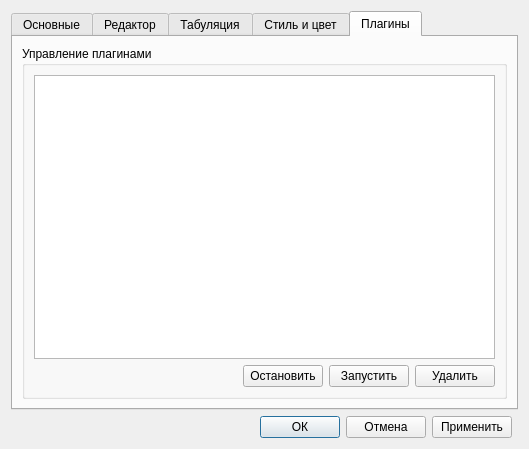
<?xml version="1.0" encoding="UTF-8"?>
<ui version="4.0">
 <class>ViewPreferencesDialog</class>
 <widget class="QDialog" name="ViewPreferencesDialog">
  <property name="geometry">
   <rect>
    <x>0</x>
    <y>0</y>
    <width>499</width>
    <height>449</height>
   </rect>
  </property>
  <property name="windowTitle">
   <string>Настройки</string>
  </property>
  <layout class="QGridLayout" name="gridLayout">
   <item row="1" column="1">
    <widget class="QPushButton" name="buttonOk">
     <property name="text">
      <string>ОК</string>
     </property>
    </widget>
   </item>
   <item row="0" column="0" colspan="5">
    <widget class="QTabWidget" name="tabWidget">
     <property name="currentIndex">
      <number>4</number>
     </property>
     <widget class="QWidget" name="tab_1">
      <property name="accessibleName">
       <string/>
      </property>
      <attribute name="title">
       <string>Основные</string>
      </attribute>
      <layout class="QGridLayout" name="gridLayout_2">
       <item row="0" column="0">
        <layout class="QVBoxLayout" name="verticalLayout_2">
         <item>
          <widget class="QGroupBox" name="groupBox">
           <property name="title">
            <string>Привязка к расширению</string>
           </property>
           <widget class="QCheckBox" name="setupCheckBox">
            <property name="geometry">
             <rect>
              <x>10</x>
              <y>20</y>
              <width>281</width>
              <height>17</height>
             </rect>
            </property>
            <property name="text">
             <string>Установить привязку для файла проекта (*.rdox)</string>
            </property>
           </widget>
           <widget class="QCheckBox" name="checkInFutureCheckBox">
            <property name="geometry">
             <rect>
              <x>10</x>
              <y>40</y>
              <width>141</width>
              <height>17</height>
             </rect>
            </property>
            <property name="text">
             <string>Проверять в будущем</string>
            </property>
           </widget>
          </widget>
         </item>
         <item>
          <spacer name="verticalSpacer_3">
           <property name="orientation">
            <enum>Qt::Vertical</enum>
           </property>
           <property name="sizeType">
            <enum>QSizePolicy::Maximum</enum>
           </property>
           <property name="sizeHint" stdset="0">
            <size>
             <width>20</width>
             <height>10</height>
            </size>
           </property>
          </spacer>
         </item>
         <item>
          <widget class="QCheckBox" name="openLastProjectCheckBox">
           <property name="text">
            <string>Открывать последний проект при старте</string>
           </property>
          </widget>
         </item>
         <item>
          <widget class="QCheckBox" name="showFullNameCheckBox">
           <property name="text">
            <string>Показывать полное имя проекта в заголовке</string>
           </property>
          </widget>
         </item>
        </layout>
       </item>
       <item row="1" column="0">
        <spacer name="verticalSpacer_2">
         <property name="orientation">
          <enum>Qt::Vertical</enum>
         </property>
         <property name="sizeType">
          <enum>QSizePolicy::Minimum</enum>
         </property>
         <property name="sizeHint" stdset="0">
          <size>
           <width>20</width>
           <height>220</height>
          </size>
         </property>
        </spacer>
       </item>
      </layout>
     </widget>
     <widget class="QWidget" name="tab_2">
      <attribute name="title">
       <string>Редактор</string>
      </attribute>
      <layout class="QVBoxLayout" name="verticalLayout">
       <item>
        <layout class="QHBoxLayout" name="horizontalLayout">
         <item>
          <widget class="QGroupBox" name="groupBoxAutoComplete">
           <property name="sizePolicy">
            <sizepolicy hsizetype="Expanding" vsizetype="Expanding">
             <horstretch>0</horstretch>
             <verstretch>0</verstretch>
            </sizepolicy>
           </property>
           <property name="minimumSize">
            <size>
             <width>200</width>
             <height>100</height>
            </size>
           </property>
           <property name="title">
            <string>Авто-завершение</string>
           </property>
           <widget class="QCheckBox" name="checkBoxCodeCompUse">
            <property name="geometry">
             <rect>
              <x>10</x>
              <y>20</y>
              <width>171</width>
              <height>17</height>
             </rect>
            </property>
            <property name="sizePolicy">
             <sizepolicy hsizetype="Expanding" vsizetype="Fixed">
              <horstretch>0</horstretch>
              <verstretch>0</verstretch>
             </sizepolicy>
            </property>
            <property name="text">
             <string>Включить</string>
            </property>
           </widget>
           <widget class="QRadioButton" name="radioButtonFullList">
            <property name="geometry">
             <rect>
              <x>20</x>
              <y>50</y>
              <width>131</width>
              <height>17</height>
             </rect>
            </property>
            <property name="text">
             <string>Полный список</string>
            </property>
           </widget>
           <widget class="QRadioButton" name="radioButtonNearestWords">
            <property name="geometry">
             <rect>
              <x>20</x>
              <y>70</y>
              <width>171</width>
              <height>17</height>
             </rect>
            </property>
            <property name="sizePolicy">
             <sizepolicy hsizetype="Expanding" vsizetype="Fixed">
              <horstretch>0</horstretch>
              <verstretch>0</verstretch>
             </sizepolicy>
            </property>
            <property name="text">
             <string>Только ближайшие слова</string>
            </property>
           </widget>
          </widget>
         </item>
         <item>
          <widget class="QGroupBox" name="groupBoxLeft">
           <property name="sizePolicy">
            <sizepolicy hsizetype="Expanding" vsizetype="Expanding">
             <horstretch>0</horstretch>
             <verstretch>0</verstretch>
            </sizepolicy>
           </property>
           <property name="minimumSize">
            <size>
             <width>200</width>
             <height>100</height>
            </size>
           </property>
           <property name="title">
            <string>Слева</string>
           </property>
           <widget class="QCheckBox" name="checkBoxMarginFold">
            <property name="geometry">
             <rect>
              <x>10</x>
              <y>20</y>
              <width>281</width>
              <height>17</height>
             </rect>
            </property>
            <property name="text">
             <string>Выводить группы</string>
            </property>
           </widget>
           <widget class="QCheckBox" name="checkBoxMarginBookmark">
            <property name="geometry">
             <rect>
              <x>10</x>
              <y>40</y>
              <width>281</width>
              <height>17</height>
             </rect>
            </property>
            <property name="text">
             <string>Выводить закладки</string>
            </property>
           </widget>
           <widget class="QCheckBox" name="checkBoxMarginLineNum">
            <property name="geometry">
             <rect>
              <x>10</x>
              <y>60</y>
              <width>301</width>
              <height>21</height>
             </rect>
            </property>
            <property name="sizePolicy">
             <sizepolicy hsizetype="Expanding" vsizetype="Fixed">
              <horstretch>0</horstretch>
              <verstretch>0</verstretch>
             </sizepolicy>
            </property>
            <property name="text">
             <string>Выводить номера строк</string>
            </property>
           </widget>
          </widget>
         </item>
        </layout>
       </item>
       <item>
        <spacer name="verticalSpacer">
         <property name="orientation">
          <enum>Qt::Vertical</enum>
         </property>
         <property name="sizeType">
          <enum>QSizePolicy::Expanding</enum>
         </property>
         <property name="sizeHint" stdset="0">
          <size>
           <width>20</width>
           <height>173</height>
          </size>
         </property>
        </spacer>
       </item>
      </layout>
     </widget>
     <widget class="QWidget" name="tab_3">
      <attribute name="title">
       <string>Табуляция</string>
      </attribute>
      <layout class="QGridLayout" name="gridLayout_3">
       <item row="0" column="0">
        <widget class="QGroupBox" name="groupBox_2">
         <property name="title">
          <string/>
         </property>
         <layout class="QGridLayout" name="gridLayout_4">
          <item row="0" column="0">
           <layout class="QHBoxLayout" name="horizontalLayout_4">
            <item>
             <layout class="QVBoxLayout" name="verticalLayout_3">
              <property name="sizeConstraint">
               <enum>QLayout::SetMinimumSize</enum>
              </property>
              <item>
               <layout class="QHBoxLayout" name="horizontalLayout_2">
                <item>
                 <widget class="QLabel" name="tabSizeLabel">
                  <property name="sizePolicy">
                   <sizepolicy hsizetype="Fixed" vsizetype="Preferred">
                    <horstretch>0</horstretch>
                    <verstretch>0</verstretch>
                   </sizepolicy>
                  </property>
                  <property name="text">
                   <string>Размер табуляции</string>
                  </property>
                 </widget>
                </item>
                <item>
                 <spacer name="horizontalSpacer_3">
                  <property name="orientation">
                   <enum>Qt::Horizontal</enum>
                  </property>
                  <property name="sizeHint" stdset="0">
                   <size>
                    <width>40</width>
                    <height>20</height>
                   </size>
                  </property>
                 </spacer>
                </item>
                <item>
                 <widget class="QLineEdit" name="tabSizeLineEdit">
                  <property name="sizePolicy">
                   <sizepolicy hsizetype="Fixed" vsizetype="Fixed">
                    <horstretch>0</horstretch>
                    <verstretch>0</verstretch>
                   </sizepolicy>
                  </property>
                  <property name="maximumSize">
                   <size>
                    <width>70</width>
                    <height>16777215</height>
                   </size>
                  </property>
                 </widget>
                </item>
               </layout>
              </item>
              <item>
               <layout class="QHBoxLayout" name="horizontalLayout_3">
                <item>
                 <widget class="QLabel" name="indentSizeLabel">
                  <property name="text">
                   <string>Размер отступа</string>
                  </property>
                 </widget>
                </item>
                <item>
                 <spacer name="horizontalSpacer_2">
                  <property name="orientation">
                   <enum>Qt::Horizontal</enum>
                  </property>
                  <property name="sizeHint" stdset="0">
                   <size>
                    <width>40</width>
                    <height>20</height>
                   </size>
                  </property>
                 </spacer>
                </item>
                <item>
                 <widget class="QLineEdit" name="indentSizeLineEdit">
                  <property name="minimumSize">
                   <size>
                    <width>70</width>
                    <height>0</height>
                   </size>
                  </property>
                  <property name="maximumSize">
                   <size>
                    <width>70</width>
                    <height>16777215</height>
                   </size>
                  </property>
                 </widget>
                </item>
               </layout>
              </item>
             </layout>
            </item>
            <item>
             <layout class="QVBoxLayout" name="verticalLayout_4">
              <item>
               <widget class="QCheckBox" name="useTabSymbolCheckBox">
                <property name="text">
                 <string>Использовать символ табуляции (не пробел)</string>
                </property>
               </widget>
              </item>
              <item>
               <widget class="QCheckBox" name="indentAsTabcheckBox">
                <property name="text">
                 <string>Отступ через табуляцию</string>
                </property>
               </widget>
              </item>
             </layout>
            </item>
           </layout>
          </item>
          <item row="1" column="0">
           <layout class="QVBoxLayout" name="verticalLayout_6">
            <item>
             <layout class="QVBoxLayout" name="verticalLayout_5">
              <item>
               <widget class="QRadioButton" name="eraseWithTabRadioButton">
                <property name="text">
                 <string>Стирать табуляцией</string>
                </property>
               </widget>
              </item>
              <item>
               <widget class="QRadioButton" name="eraseWithIndentRadioButton">
                <property name="text">
                 <string>Стирать отступом</string>
                </property>
               </widget>
              </item>
             </layout>
            </item>
            <item>
             <widget class="QCheckBox" name="autoIndentCheckBox">
              <property name="text">
               <string>Авто-отступ</string>
              </property>
             </widget>
            </item>
           </layout>
          </item>
         </layout>
        </widget>
       </item>
       <item row="1" column="0">
        <spacer name="verticalSpacer_4">
         <property name="orientation">
          <enum>Qt::Vertical</enum>
         </property>
         <property name="sizeType">
          <enum>QSizePolicy::Minimum</enum>
         </property>
         <property name="sizeHint" stdset="0">
          <size>
           <width>20</width>
           <height>180</height>
          </size>
         </property>
        </spacer>
       </item>
      </layout>
     </widget>
     <widget class="QWidget" name="tab_4">
      <attribute name="title">
       <string>Стиль и цвет</string>
      </attribute>
      <layout class="QGridLayout" name="gridLayout_5">
       <item row="4" column="1" colspan="2">
        <widget class="QStackedWidget" name="stackedWidget">
         <property name="minimumSize">
          <size>
           <width>0</width>
           <height>90</height>
          </size>
         </property>
         <property name="currentIndex">
          <number>0</number>
         </property>
         <widget class="QWidget" name="pageRoot">
          <layout class="QGridLayout" name="gridLayout_7">
           <item row="1" column="0">
            <layout class="QHBoxLayout" name="horizontalLayout_15">
             <item>
              <widget class="QLabel" name="label_12">
               <property name="text">
                <string>Показать как</string>
               </property>
              </widget>
             </item>
             <item>
              <widget class="QComboBox" name="switchPreviewComboBox">
               <property name="minimumSize">
                <size>
                 <width>100</width>
                 <height>0</height>
                </size>
               </property>
              </widget>
             </item>
             <item>
              <spacer name="horizontalSpacer_7">
               <property name="orientation">
                <enum>Qt::Horizontal</enum>
               </property>
               <property name="sizeHint" stdset="0">
                <size>
                 <width>40</width>
                 <height>20</height>
                </size>
               </property>
              </spacer>
             </item>
            </layout>
           </item>
           <item row="0" column="0">
            <spacer name="verticalSpacer_5">
             <property name="orientation">
              <enum>Qt::Vertical</enum>
             </property>
             <property name="sizeHint" stdset="0">
              <size>
               <width>20</width>
               <height>40</height>
              </size>
             </property>
            </spacer>
           </item>
          </layout>
         </widget>
         <widget class="QWidget" name="pageText">
          <layout class="QGridLayout" name="gridLayout_6">
           <item row="0" column="0">
            <layout class="QHBoxLayout" name="horizontalLayout_9">
             <item>
              <widget class="QCheckBox" name="wordWrapEditorCheckBox">
               <property name="text">
                <string>Перенос слов</string>
               </property>
              </widget>
             </item>
             <item>
              <widget class="QCheckBox" name="horzScrollEditorCheckBox">
               <property name="text">
                <string>Горизонтальная прокрутка</string>
               </property>
              </widget>
             </item>
            </layout>
           </item>
           <item row="1" column="0">
            <layout class="QHBoxLayout" name="horizontalLayout_16">
             <item>
              <layout class="QHBoxLayout" name="horizontalLayout_17">
               <item>
                <widget class="QLabel" name="label_9">
                 <property name="text">
                  <string>Группа</string>
                 </property>
                </widget>
               </item>
               <item>
                <widget class="QComboBox" name="foldComboBox">
                 <property name="minimumSize">
                  <size>
                   <width>110</width>
                   <height>0</height>
                  </size>
                 </property>
                </widget>
               </item>
              </layout>
             </item>
             <item>
              <layout class="QHBoxLayout" name="horizontalLayout_18">
               <item>
                <widget class="QLabel" name="label_11">
                 <property name="text">
                  <string>Закладка</string>
                 </property>
                </widget>
               </item>
               <item>
                <widget class="QComboBox" name="bookmarkComboBox">
                 <property name="minimumSize">
                  <size>
                   <width>90</width>
                   <height>0</height>
                  </size>
                 </property>
                </widget>
               </item>
              </layout>
             </item>
            </layout>
           </item>
           <item row="2" column="0">
            <widget class="QCheckBox" name="commentCheckBox">
             <property name="text">
              <string>Группа для комментариев</string>
             </property>
            </widget>
           </item>
           <item row="3" column="0">
            <spacer name="verticalSpacer_11">
             <property name="orientation">
              <enum>Qt::Vertical</enum>
             </property>
             <property name="sizeHint" stdset="0">
              <size>
               <width>20</width>
               <height>40</height>
              </size>
             </property>
            </spacer>
           </item>
          </layout>
         </widget>
         <widget class="QWidget" name="pageCompile">
          <layout class="QGridLayout" name="gridLayout_8">
           <item row="0" column="0">
            <layout class="QHBoxLayout" name="horizontalLayout_19">
             <item>
              <widget class="QCheckBox" name="wordWrapBuildCheckBox">
               <property name="text">
                <string>Перенос слов</string>
               </property>
              </widget>
             </item>
             <item>
              <widget class="QCheckBox" name="horzScrollBuildCheckBox">
               <property name="text">
                <string>Горизонтальная прокрутка</string>
               </property>
              </widget>
             </item>
            </layout>
           </item>
           <item row="2" column="0">
            <spacer name="verticalSpacer_6">
             <property name="orientation">
              <enum>Qt::Vertical</enum>
             </property>
             <property name="sizeHint" stdset="0">
              <size>
               <width>20</width>
               <height>40</height>
              </size>
             </property>
            </spacer>
           </item>
           <item row="1" column="0">
            <widget class="QCheckBox" name="warningCheckBox">
             <property name="text">
              <string>Вывод предупреждений</string>
             </property>
            </widget>
           </item>
          </layout>
         </widget>
         <widget class="QWidget" name="pageDebug">
          <layout class="QGridLayout" name="gridLayout_9">
           <item row="0" column="0">
            <layout class="QHBoxLayout" name="horizontalLayout_20">
             <item>
              <widget class="QCheckBox" name="wordWrapDebugCheckBox">
               <property name="text">
                <string>Перенос слов</string>
               </property>
              </widget>
             </item>
             <item>
              <widget class="QCheckBox" name="horzScrollDebugCheckBox">
               <property name="text">
                <string>Горизонтальная прокрутка</string>
               </property>
              </widget>
             </item>
            </layout>
           </item>
           <item row="1" column="0">
            <spacer name="verticalSpacer_7">
             <property name="orientation">
              <enum>Qt::Vertical</enum>
             </property>
             <property name="sizeHint" stdset="0">
              <size>
               <width>20</width>
               <height>40</height>
              </size>
             </property>
            </spacer>
           </item>
          </layout>
         </widget>
         <widget class="QWidget" name="pageTrace">
          <layout class="QGridLayout" name="gridLayout_10">
           <item row="0" column="1">
            <layout class="QHBoxLayout" name="horizontalLayout_22">
             <item>
              <widget class="QLabel" name="label_14">
               <property name="text">
                <string>Горизонт. отступ</string>
               </property>
              </widget>
             </item>
             <item>
              <widget class="QLineEdit" name="horzIndentLineEdit"/>
             </item>
            </layout>
           </item>
           <item row="0" column="0">
            <layout class="QHBoxLayout" name="horizontalLayout_21">
             <item>
              <widget class="QLabel" name="label_13">
               <property name="text">
                <string>Верт. отступ</string>
               </property>
              </widget>
             </item>
             <item>
              <widget class="QLineEdit" name="vertIndentLineEdit"/>
             </item>
            </layout>
           </item>
           <item row="1" column="0">
            <spacer name="verticalSpacer_8">
             <property name="orientation">
              <enum>Qt::Vertical</enum>
             </property>
             <property name="sizeHint" stdset="0">
              <size>
               <width>20</width>
               <height>40</height>
              </size>
             </property>
            </spacer>
           </item>
          </layout>
         </widget>
         <widget class="QWidget" name="pageResult">
          <layout class="QGridLayout" name="gridLayout_11">
           <item row="0" column="0">
            <layout class="QHBoxLayout" name="horizontalLayout_23">
             <item>
              <widget class="QCheckBox" name="wordWrapResultsCheckBox">
               <property name="text">
                <string>Перенос слов</string>
               </property>
              </widget>
             </item>
             <item>
              <widget class="QCheckBox" name="horzScrollResultsCheckBox">
               <property name="text">
                <string>Горизонтальная прокрутка</string>
               </property>
              </widget>
             </item>
            </layout>
           </item>
           <item row="1" column="0">
            <spacer name="verticalSpacer_9">
             <property name="orientation">
              <enum>Qt::Vertical</enum>
             </property>
             <property name="sizeHint" stdset="0">
              <size>
               <width>20</width>
               <height>44</height>
              </size>
             </property>
            </spacer>
           </item>
          </layout>
         </widget>
         <widget class="QWidget" name="pageSearch">
          <layout class="QGridLayout" name="gridLayout_12">
           <item row="0" column="0">
            <layout class="QHBoxLayout" name="horizontalLayout_24">
             <item>
              <widget class="QCheckBox" name="wordWrapFindCheckBox">
               <property name="text">
                <string>Перенос слов</string>
               </property>
              </widget>
             </item>
             <item>
              <widget class="QCheckBox" name="horzScrollFindCheckBox">
               <property name="text">
                <string>Горизонтальная прокрутка</string>
               </property>
              </widget>
             </item>
            </layout>
           </item>
           <item row="1" column="0">
            <spacer name="verticalSpacer_10">
             <property name="orientation">
              <enum>Qt::Vertical</enum>
             </property>
             <property name="sizeHint" stdset="0">
              <size>
               <width>20</width>
               <height>44</height>
              </size>
             </property>
            </spacer>
           </item>
          </layout>
         </widget>
         <widget class="QWidget" name="pageChart">
          <layout class="QGridLayout" name="gridLayout_13">
           <item row="0" column="0">
            <layout class="QHBoxLayout" name="horizontalLayout_26">
             <item>
              <widget class="QLabel" name="label_15">
               <property name="text">
                <string>Заголовок</string>
               </property>
              </widget>
             </item>
             <item>
              <widget class="QComboBox" name="titleComboBox">
               <item>
                <property name="text">
                 <string>8</string>
                </property>
               </item>
               <item>
                <property name="text">
                 <string>9</string>
                </property>
               </item>
               <item>
                <property name="text">
                 <string>10</string>
                </property>
               </item>
               <item>
                <property name="text">
                 <string>11</string>
                </property>
               </item>
               <item>
                <property name="text">
                 <string>12</string>
                </property>
               </item>
               <item>
                <property name="text">
                 <string>14</string>
                </property>
               </item>
               <item>
                <property name="text">
                 <string>16</string>
                </property>
               </item>
               <item>
                <property name="text">
                 <string>18</string>
                </property>
               </item>
               <item>
                <property name="text">
                 <string>20</string>
                </property>
               </item>
               <item>
                <property name="text">
                 <string>22</string>
                </property>
               </item>
               <item>
                <property name="text">
                 <string>24</string>
                </property>
               </item>
               <item>
                <property name="text">
                 <string>26</string>
                </property>
               </item>
               <item>
                <property name="text">
                 <string>28</string>
                </property>
               </item>
               <item>
                <property name="text">
                 <string>36</string>
                </property>
               </item>
               <item>
                <property name="text">
                 <string>48</string>
                </property>
               </item>
               <item>
                <property name="text">
                 <string>72</string>
                </property>
               </item>
              </widget>
             </item>
            </layout>
           </item>
           <item row="0" column="1">
            <layout class="QHBoxLayout" name="horizontalLayout_27">
             <item>
              <spacer name="horizontalSpacer_8">
               <property name="orientation">
                <enum>Qt::Horizontal</enum>
               </property>
               <property name="sizeHint" stdset="0">
                <size>
                 <width>40</width>
                 <height>20</height>
                </size>
               </property>
              </spacer>
             </item>
             <item>
              <widget class="QLabel" name="label_16">
               <property name="text">
                <string>Легенда</string>
               </property>
              </widget>
             </item>
             <item>
              <widget class="QComboBox" name="legendComboBox">
               <item>
                <property name="text">
                 <string>8</string>
                </property>
               </item>
               <item>
                <property name="text">
                 <string>9</string>
                </property>
               </item>
               <item>
                <property name="text">
                 <string>10</string>
                </property>
               </item>
               <item>
                <property name="text">
                 <string>11</string>
                </property>
               </item>
               <item>
                <property name="text">
                 <string>12</string>
                </property>
               </item>
               <item>
                <property name="text">
                 <string>14</string>
                </property>
               </item>
               <item>
                <property name="text">
                 <string>16</string>
                </property>
               </item>
               <item>
                <property name="text">
                 <string>18</string>
                </property>
               </item>
               <item>
                <property name="text">
                 <string>20</string>
                </property>
               </item>
               <item>
                <property name="text">
                 <string>22</string>
                </property>
               </item>
               <item>
                <property name="text">
                 <string>24</string>
                </property>
               </item>
               <item>
                <property name="text">
                 <string>26</string>
                </property>
               </item>
               <item>
                <property name="text">
                 <string>28</string>
                </property>
               </item>
               <item>
                <property name="text">
                 <string>36</string>
                </property>
               </item>
               <item>
                <property name="text">
                 <string>48</string>
                </property>
               </item>
               <item>
                <property name="text">
                 <string>72</string>
                </property>
               </item>
              </widget>
             </item>
            </layout>
           </item>
           <item row="1" column="0" colspan="2">
            <layout class="QHBoxLayout" name="horizontalLayout_25">
             <item>
              <widget class="QLabel" name="label_17">
               <property name="text">
                <string>Минимальный интервал между значениями</string>
               </property>
              </widget>
             </item>
             <item>
              <widget class="QLineEdit" name="tickWidthLineEdit">
               <property name="maximumSize">
                <size>
                 <width>50</width>
                 <height>16777215</height>
                </size>
               </property>
              </widget>
             </item>
            </layout>
           </item>
           <item row="0" column="2">
            <spacer name="horizontalSpacer_6">
             <property name="orientation">
              <enum>Qt::Horizontal</enum>
             </property>
             <property name="sizeHint" stdset="0">
              <size>
               <width>40</width>
               <height>20</height>
              </size>
             </property>
            </spacer>
           </item>
          </layout>
         </widget>
         <widget class="QWidget" name="pageAnimation"/>
        </widget>
       </item>
       <item row="0" column="1">
        <layout class="QHBoxLayout" name="horizontalLayout_7">
         <item>
          <widget class="QLabel" name="label_3">
           <property name="text">
            <string>Тема</string>
           </property>
          </widget>
         </item>
         <item>
          <spacer name="horizontalSpacer_4">
           <property name="orientation">
            <enum>Qt::Horizontal</enum>
           </property>
           <property name="sizeHint" stdset="0">
            <size>
             <width>13</width>
             <height>17</height>
            </size>
           </property>
          </spacer>
         </item>
         <item>
          <widget class="QComboBox" name="themeComboBox">
           <property name="minimumSize">
            <size>
             <width>160</width>
             <height>0</height>
            </size>
           </property>
          </widget>
         </item>
        </layout>
       </item>
       <item row="1" column="1" colspan="2">
        <layout class="QHBoxLayout" name="horizontalLayout_8">
         <item>
          <widget class="QFontComboBox" name="fontComboBox">
           <property name="minimumSize">
            <size>
             <width>200</width>
             <height>0</height>
            </size>
           </property>
          </widget>
         </item>
         <item>
          <widget class="QComboBox" name="fontSizeComboBox">
           <property name="minimumSize">
            <size>
             <width>90</width>
             <height>0</height>
            </size>
           </property>
           <item>
            <property name="text">
             <string>8</string>
            </property>
           </item>
           <item>
            <property name="text">
             <string>9</string>
            </property>
           </item>
           <item>
            <property name="text">
             <string>10</string>
            </property>
           </item>
           <item>
            <property name="text">
             <string>11</string>
            </property>
           </item>
           <item>
            <property name="text">
             <string>12</string>
            </property>
           </item>
           <item>
            <property name="text">
             <string>14</string>
            </property>
           </item>
           <item>
            <property name="text">
             <string>16</string>
            </property>
           </item>
           <item>
            <property name="text">
             <string>18</string>
            </property>
           </item>
           <item>
            <property name="text">
             <string>20</string>
            </property>
           </item>
           <item>
            <property name="text">
             <string>22</string>
            </property>
           </item>
           <item>
            <property name="text">
             <string>24</string>
            </property>
           </item>
           <item>
            <property name="text">
             <string>26</string>
            </property>
           </item>
           <item>
            <property name="text">
             <string>28</string>
            </property>
           </item>
           <item>
            <property name="text">
             <string>36</string>
            </property>
           </item>
           <item>
            <property name="text">
             <string>48</string>
            </property>
           </item>
           <item>
            <property name="text">
             <string>72</string>
            </property>
           </item>
          </widget>
         </item>
        </layout>
       </item>
       <item row="2" column="1">
        <layout class="QHBoxLayout" name="horizontalLayout_5">
         <item>
          <widget class="QLabel" name="label_4">
           <property name="text">
            <string>Текст</string>
           </property>
          </widget>
         </item>
         <item>
          <widget class="QComboBox" name="fgColorComboBox">
           <property name="minimumSize">
            <size>
             <width>115</width>
             <height>0</height>
            </size>
           </property>
          </widget>
         </item>
         <item>
          <widget class="QToolButton" name="fgColorToolButton">
           <property name="text">
            <string>...</string>
           </property>
          </widget>
         </item>
        </layout>
       </item>
       <item row="0" column="0" rowspan="5">
        <widget class="QTreeWidget" name="treeWidget">
         <property name="horizontalScrollBarPolicy">
          <enum>Qt::ScrollBarAsNeeded</enum>
         </property>
         <attribute name="headerVisible">
          <bool>false</bool>
         </attribute>
         <column>
          <property name="text">
           <string/>
          </property>
         </column>
        </widget>
       </item>
       <item row="2" column="2" rowspan="2">
        <layout class="QVBoxLayout" name="verticalLayout_7">
         <item>
          <widget class="QCheckBox" name="boldCheckBox">
           <property name="text">
            <string>Утолстить</string>
           </property>
          </widget>
         </item>
         <item>
          <widget class="QCheckBox" name="italicCheckBox">
           <property name="text">
            <string>Наклонить</string>
           </property>
          </widget>
         </item>
         <item>
          <widget class="QCheckBox" name="underlineCheckBox">
           <property name="text">
            <string>Подчеркнуть</string>
           </property>
          </widget>
         </item>
        </layout>
       </item>
       <item row="3" column="1">
        <layout class="QHBoxLayout" name="horizontalLayout_6">
         <item>
          <widget class="QLabel" name="label_5">
           <property name="text">
            <string>Фон</string>
           </property>
          </widget>
         </item>
         <item>
          <widget class="QComboBox" name="bgColorComboBox">
           <property name="minimumSize">
            <size>
             <width>115</width>
             <height>0</height>
            </size>
           </property>
          </widget>
         </item>
         <item>
          <widget class="QToolButton" name="bgColorToolButton">
           <property name="text">
            <string>...</string>
           </property>
          </widget>
         </item>
        </layout>
       </item>
       <item row="5" column="0" colspan="3">
        <widget class="QStackedWidget" name="previewStackedWidget">
         <property name="frameShape">
          <enum>QFrame::Box</enum>
         </property>
         <property name="frameShadow">
          <enum>QFrame::Plain</enum>
         </property>
        </widget>
       </item>
      </layout>
     </widget>
     <widget class="QWidget" name="tab_5">
      <attribute name="title">
       <string>Плагины</string>
      </attribute>
      <layout class="QGridLayout" name="gridLayout_14">
       <item row="0" column="0">
        <widget class="QGroupBox" name="groupBox_3">
         <property name="title">
          <string>Управление плагинами</string>
         </property>
         <layout class="QGridLayout" name="gridLayout_15">
          <item row="1" column="0">
           <spacer name="horizontalSpacer_5">
            <property name="orientation">
             <enum>Qt::Horizontal</enum>
            </property>
            <property name="sizeHint" stdset="0">
             <size>
              <width>193</width>
              <height>20</height>
             </size>
            </property>
           </spacer>
          </item>
          <item row="1" column="1">
           <widget class="QPushButton" name="buttonStopPlugin">
            <property name="text">
             <string>Остановить</string>
            </property>
           </widget>
          </item>
          <item row="1" column="2">
           <widget class="QPushButton" name="buttonStartPlugin">
            <property name="text">
             <string>Запустить</string>
            </property>
           </widget>
          </item>
          <item row="1" column="3">
           <widget class="QPushButton" name="buttonDeletePlugin">
            <property name="text">
             <string>Удалить</string>
            </property>
           </widget>
          </item>
          <item row="0" column="0" colspan="4">
           <widget class="QTableWidget" name="pluginInfoTable"/>
          </item>
         </layout>
        </widget>
       </item>
      </layout>
     </widget>
    </widget>
   </item>
   <item row="1" column="0">
    <spacer name="horizontalSpacer">
     <property name="orientation">
      <enum>Qt::Horizontal</enum>
     </property>
     <property name="sizeHint" stdset="0">
      <size>
       <width>149</width>
       <height>20</height>
      </size>
     </property>
    </spacer>
   </item>
   <item row="1" column="3">
    <widget class="QPushButton" name="buttonApply">
     <property name="text">
      <string>Применить</string>
     </property>
    </widget>
   </item>
   <item row="1" column="2">
    <widget class="QPushButton" name="buttonCancel">
     <property name="text">
      <string>Отмена</string>
     </property>
    </widget>
   </item>
  </layout>
 </widget>
 <resources/>
 <connections/>
</ui>
